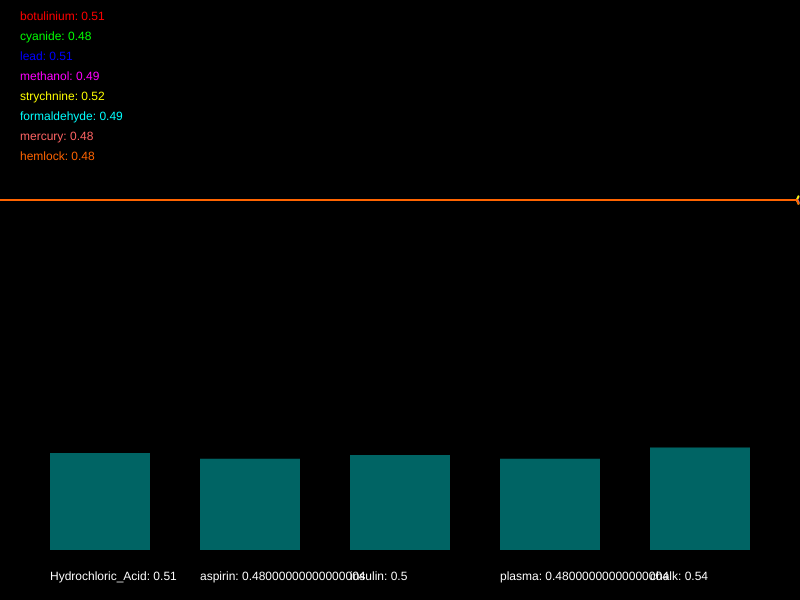
Frame 1 (no input)
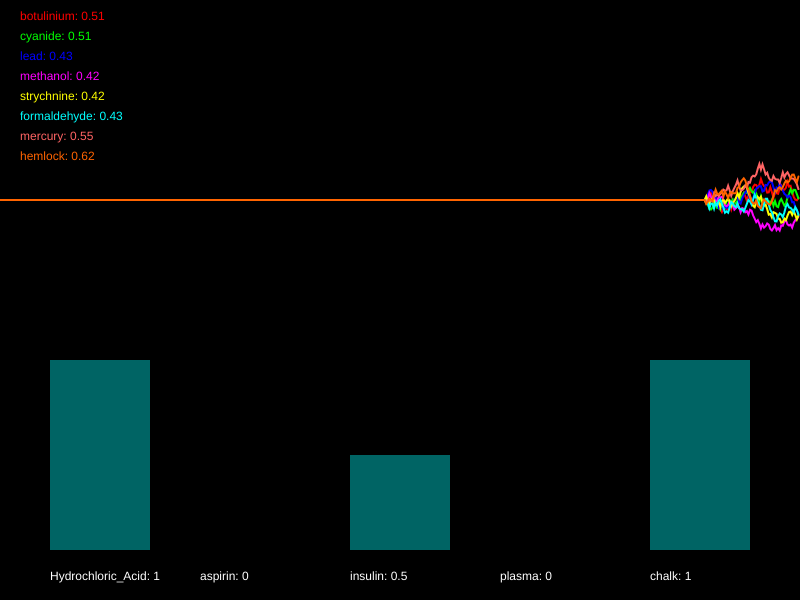
Frame 60 (no input)
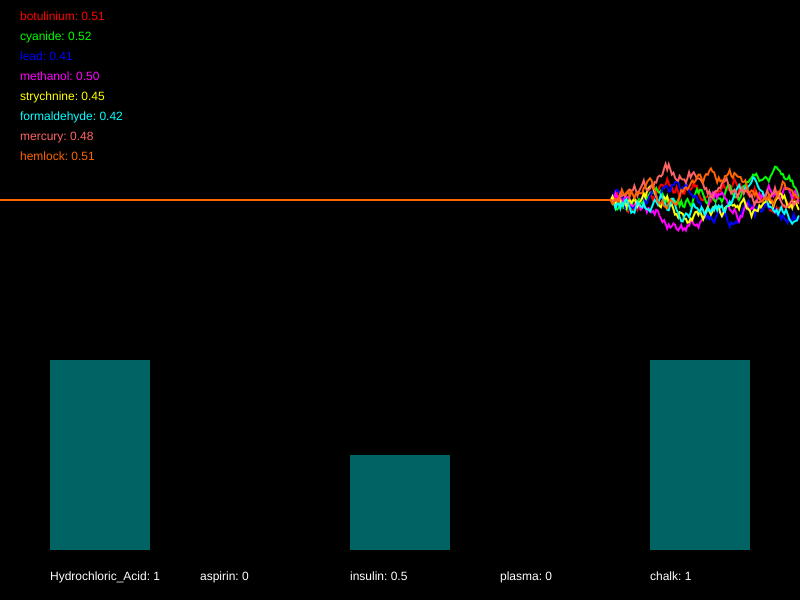
Frame 120 (the mouse pressed at the canvas centre since frame 60)

The p5.js sketch that drew these frames (run headless with seeded random() and noise() and a simulated clock; from frame 60 on, the mouse is pressed at the canvas centre):

// p5.js sketch
// ── sketch.js
/*

Officer: 6871370
CaseNum: 401-3-68102236-6871370

Case 401 - The Case of Norbert's Weiner Stand
Stage 4 - Mortal Cupcake

It seems that Norbert is getting desperate now. In what appears to be his final
stand he has set up his own cupcake shop. The laced cupcakes look delicious but
they are extremely dangerous. Just a brief whiff of one can induce a series of
deadly symptoms. This is Norbert’s most complex poison to date, so you’ll have
to work hard to produce a viable antidote.

You must develop the antidote by using conditional statements in the draw loop to
do the following.

	- When lead dips below 0.58 and methanol dips below 0.37, or on the other hand, formaldehyde dips below 0.51 and cyanide dips below 0.51, try decreasing Hydrochloric_Acid by 0.02
	- When strychnine dips below 0.47 and mercury goes above 0.54, or on the other hand, botulinium dips below 0.44 or hemlock dips below 0.68, increment Hydrochloric_Acid by 0.03
	- When mercury goes above 0.34 and strychnine goes above 0.67, or on the other hand, formaldehyde goes above 0.54 or methanol goes above 0.26, try decreasing aspirin by 0.04
	- When botulinium dips below 0.58 or cyanide dips below 0.66, or on the other hand, lead goes above 0.6 and hemlock dips below 0.48, increase aspirin by 0.02
	- When strychnine goes above 0.59 or mercury dips below 0.26, whilst at the same time, cyanide dips below 0.27 or hemlock goes above 0.43, decrement insulin by 0.05
	- If methanol dips below 0.65 and lead goes above 0.65, whilst at the same time, botulinium dips below 0.57 or formaldehyde dips below 0.73, increment insulin by 0.05
	- When either methanol goes above 0.54, formaldehyde goes above 0.68, or perhaps botulinium dips below 0.68, reduce plasma by 0.04
	- When either cyanide dips below 0.75, lead dips below 0.43, or perhaps mercury goes above 0.75, increment plasma by 0.02
	- If either hemlock dips below 0.48, lead dips below 0.39, or perhaps methanol goes above 0.72, decrement chalk by 0.01
	- When either cyanide goes above 0.72, formaldehyde dips below 0.71, or perhaps mercury dips below 0.49, try increasing chalk by 0.04


Your conditional statements should:

consider the following poisons:

	- botulinium
	- cyanide
	- lead
	- methanol
	- strychnine
	- formaldehyde
	- mercury
	- hemlock


and modify the following antidotes:

	- Hydrochloric_Acid
	- aspirin
	- insulin
	- plasma
	- chalk


- There are many ways to complete this task but you should only use the
following commands:

	if(){}
	+=
	-=

*/

//Declare the poison variables
var botulinium;
var cyanide;
var lead;
var methanol;
var strychnine;
var formaldehyde;
var mercury;
var hemlock;


//Declare the antidote variables
var Hydrochloric_Acid;
var aspirin;
var insulin;
var plasma;
var chalk;


//This variable is used for drawing the graph
var graphs;


function setup()
{

	createCanvas(800,600);
	strokeWeight(2);

	//initialise the poisons and antidotes
	botulinium = 0.5;
	cyanide = 0.5;
	lead = 0.5;
	methanol = 0.5;
	strychnine = 0.5;
	formaldehyde = 0.5;
	mercury = 0.5;
	hemlock = 0.5;
	Hydrochloric_Acid = 0.5;
	aspirin = 0.5;
	insulin = 0.5;
	plasma = 0.5;
	chalk = 0.5;


	//fills the graph with empty values
	graphs = [];

	for(var i = 0; i < 8; i++)
	{
		graphs.push([]);
		for(var j = 0; j < 512; j++)
		{
			graphs[i].push(0.5);
		}
	}

}

function draw()
{

	//Develop the antidote below
	//Write conditional statements to change the amount of each substance ...
	// x- When lead dips below 0.58 and methanol dips below 0.37, or on the other hand, formaldehyde dips below 0.51 and cyanide dips below 0.51, try decreasing Hydrochloric_Acid by 0.02
	// x- When strychnine dips below 0.47 and mercury goes above 0.54, or on the other hand, botulinium dips below 0.44 or hemlock dips below 0.68, increment Hydrochloric_Acid by 0.03
	// x- When mercury goes above 0.34 and strychnine goes above 0.67, or on the other hand, formaldehyde goes above 0.54 or methanol goes above 0.26, try decreasing aspirin by 0.04
	// x- When botulinium dips below 0.58 or cyanide dips below 0.66, or on the other hand, lead goes above 0.6 and hemlock dips below 0.48, increase aspirin by 0.02
	// x- When strychnine goes above 0.59 or mercury dips below 0.26, whilst at the same time, cyanide dips below 0.27 or hemlock goes above 0.43, decrement insulin by 0.05
	// x- If methanol dips below 0.65 and lead goes above 0.65, whilst at the same time, botulinium dips below 0.57 or formaldehyde dips below 0.73, increment insulin by 0.05
	// x- When either methanol goes above 0.54, formaldehyde goes above 0.68, or perhaps botulinium dips below 0.68, reduce plasma by 0.04
	// x- When either cyanide dips below 0.75, lead dips below 0.43, or perhaps mercury goes above 0.75, increment plasma by 0.02
	// - If either hemlock dips below 0.48, lead dips below 0.39, or perhaps methanol goes above 0.72, decrement chalk by 0.01
	// - When either cyanide goes above 0.72, formaldehyde dips below 0.71, or perhaps mercury dips below 0.49, try increasing chalk by 0.04
	if((lead<0.58 && methanol<0.37) || (formaldehyde<0.51 && cyanide<0.51)){Hydrochloric_Acid-=0.02}
	if((strychnine<0.47 && mercury>0.54) || botulinium<0.44 || hemlock<0.68){Hydrochloric_Acid+=0.03}
	if((mercury>0.34 && strychnine>0.67) || formaldehyde>0.54 || methanol>0.26){aspirin-=0.04}
	if(botulinium<0.58 || cyanide<0.66 || (lead>0.6 && hemlock<0.48)){aspirin+=0.02}
	if((strychnine>0.59 || mercury<0.26) && (cyanide<0.27 || hemlock>0.43)){insulin-=0.05}
	if(methanol<0.65 && lead>0.65 && (botulinium<0.57 || formaldehyde<0.73)){insulin+=0.05}
	if(methanol>0.54 || formaldehyde>0.68 || botulinium<0.68){plasma-=0.04}
	if(cyanide<0.75 || lead<0.43 || mercury>0.75){plasma+=0.02}
	if(hemlock<0.48 || lead<0.39 || methanol>0.72){chalk-=0.01}
	if(cyanide>0.72 || formaldehyde<0.71 || mercury<0.49){chalk+=0.04}


	//////////////////////////////////////////////////////

	//the code below generates new values using random numbers

	/*
		For testing, you might want to temporarily comment out
		these lines and set the same variables to constant values
		instead.
	*/

	botulinium = nextValue(graphs[0],botulinium);
	cyanide = nextValue(graphs[1],cyanide);
	lead = nextValue(graphs[2],lead);
	methanol = nextValue(graphs[3],methanol);
	strychnine = nextValue(graphs[4],strychnine);
	formaldehyde = nextValue(graphs[5],formaldehyde);
	mercury = nextValue(graphs[6],mercury);
	hemlock = nextValue(graphs[7],hemlock);


	Hydrochloric_Acid = constrain(Hydrochloric_Acid, 0, 1);
	aspirin = constrain(aspirin, 0, 1);
	insulin = constrain(insulin, 0, 1);
	plasma = constrain(plasma, 0, 1);
	chalk = constrain(chalk, 0, 1);


	///////// DO NOT CHANGE THE CODE BELOW ///////////

	//drawing code

	// set background
	background(0);
	noFill();

	//draw the graphs for the vitals

	var colors = [
		color(255, 0, 0),
		color(0, 255, 0),
		color(0, 0, 255),
		color(255, 0, 255),
		color(255, 255, 0),
		color(0, 255, 255),
		color(255, 100, 100),
		color(255, 100, 0)
	];

	for(var i = 0; i < graphs.length; i++)
	{
		stroke(colors[i]);
		drawGraph(graphs[i]);
	}

	//draw the poisons as text
	noStroke();
	fill(colors[0]);
	text('botulinium: ' + nf(botulinium,1,2), 20,20);
	fill(colors[1]);
	text('cyanide: ' + nf(cyanide,1,2), 20,40);
	fill(colors[2]);
	text('lead: ' + nf(lead,1,2), 20,60);
	fill(colors[3]);
	text('methanol: ' + nf(methanol,1,2), 20,80);
	fill(colors[4]);
	text('strychnine: ' + nf(strychnine,1,2), 20,100);
	fill(colors[5]);
	text('formaldehyde: ' + nf(formaldehyde,1,2), 20,120);
	fill(colors[6]);
	text('mercury: ' + nf(mercury,1,2), 20,140);
	fill(colors[7]);
	text('hemlock: ' + nf(hemlock,1,2), 20,160);


	//draw the antidotes bar chart
	drawBar(Hydrochloric_Acid,50,'Hydrochloric_Acid');
	drawBar(aspirin,200,'aspirin');
	drawBar(insulin,350,'insulin');
	drawBar(plasma,500,'plasma');
	drawBar(chalk,650,'chalk');


}

function nextValue(graph, val)
{
	//gets the next value for a vital and puts it in an array for drawing
	var delta = random(-0.03,0.03);

	val += delta;
	if(val > 1 || val < 0)
	{
		delta *= -1;
		val += delta * 2;
	}

	graph.push(val)
	graph.shift();
	return val;
}

function drawGraph(graph)
{
	//draws an array as a graph
	beginShape();
	for(var i = 0; i < graph.length; i++)
	{
			vertex(width * i/512, height * 0.5 - graph[i]* height/3)
	}
	endShape();
}


function drawBar(val, x, name)
{
	//draws the bars for bar chart
    noStroke();
    fill(0,100,100);
	var mh = height * 0.4 - 50;
	rect(x,(height - 50) - val*mh, 100, val*mh);
    fill(255);
	text(name + ": " + val, x, height - 20);
}
